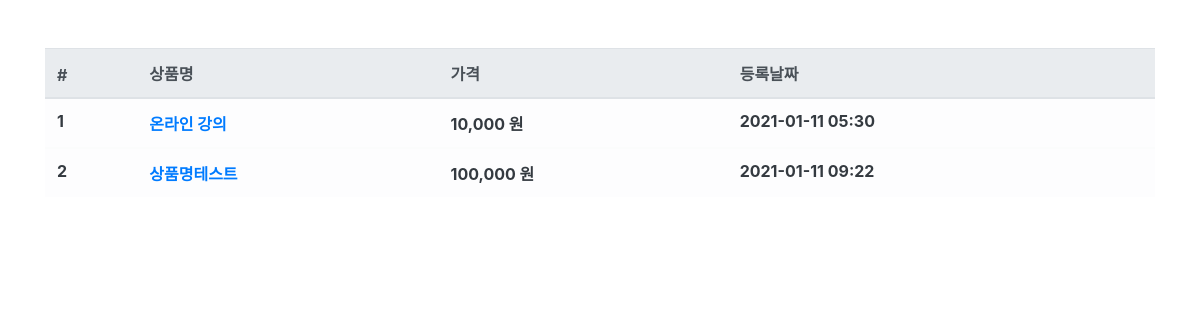
The app's page /product/, older data.
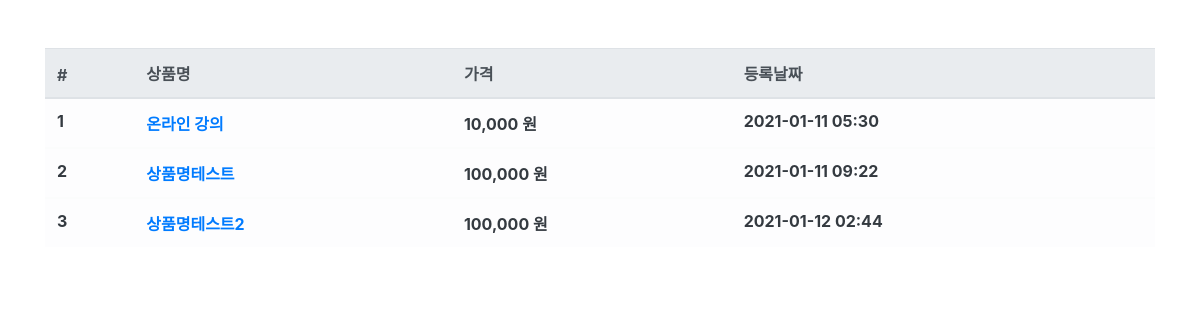
The same page, newer data.
### product/models.py (models this page shows, shortened)
class Product(models.Model):
    name = models.CharField(max_length=256, verbose_name='상품명')
    price = models.IntegerField(verbose_name='상품가격')
    description = models.TextField(verbose_name='상품설명')
    stock = models.IntegerField(verbose_name='재고')
    register_date = models.DateTimeField(
        auto_now_add=True, verbose_name='등록날짜')
    class Meta:
        db_table = 'fastcampus_product'
        verbose_name = '상품'
        verbose_name_plural = '상품'

### product/views.py (the view)
# urls.py: path('product/', ProductList.as_view()),
class ProductList(ListView):
    model = Product
    template_name = 'product.html'
    context_object_name = 'product_list'

### product/templates/product.html
{% extends "base.html" %}
{% load humanize %}
{% block contents %}
<div class="row mt-5">
    <div class="col-12">
        <table class="table table-light">
            <thead class="thead-light">
                <tr>
                    <th scope="col">#</th>
                    <th scope="col">상품명</th>
                    <th scope="col">가격</th>
                    <th scope="col">등록날짜</th>
                </tr>
            </thead>
            {% for product in product_list %}
            <tbody class="text-dark">
                <tr>
                    <th scope="row">{{ product.id }}</th>
                    <th><a href="/product/{{ product.id }}">{{ product.name }}</a></th>
                    <th>{{ product.price|intcomma }} 원</th>
                    <th>{{ product.register_date|date:'Y-m-d H:i' }}</th>
                </tr>
                {% endfor %}
            </tbody>
        </table>
    </div>
</div>
{% endblock %}

Row changes from the older to the newer data that the page shows:
added Product: id "3", name "상품명테스트2", price "100,000", register_date "2021-01-12 02:44"
